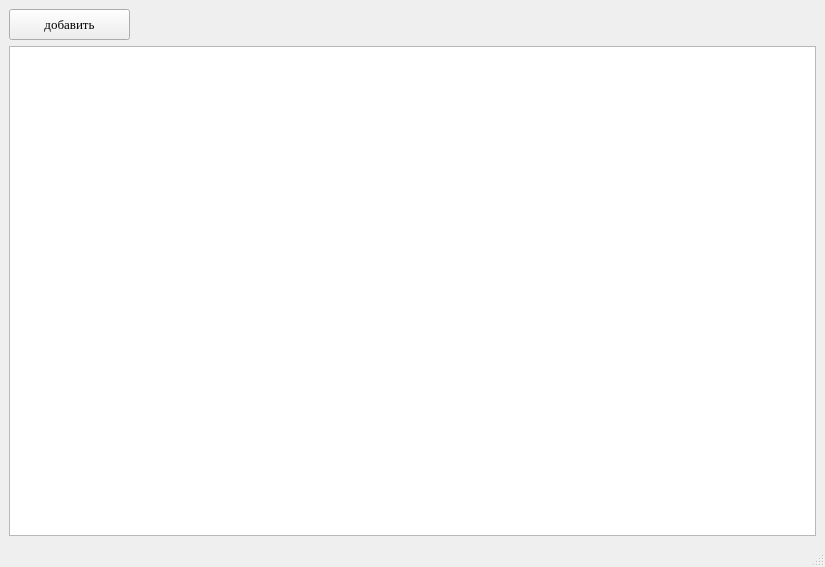
<?xml version="1.0" encoding="UTF-8"?>
<ui version="4.0">
 <class>MainWindow</class>
 <widget class="QMainWindow" name="MainWindow">
  <property name="geometry">
   <rect>
    <x>0</x>
    <y>0</y>
    <width>825</width>
    <height>567</height>
   </rect>
  </property>
  <property name="windowTitle">
   <string>addEditCoffeeForm</string>
  </property>
  <widget class="QWidget" name="centralwidget">
   <layout class="QGridLayout" name="gridLayout">
    <item row="0" column="0">
     <widget class="QPushButton" name="pushButton">
      <property name="minimumSize">
       <size>
        <width>121</width>
        <height>31</height>
       </size>
      </property>
      <property name="maximumSize">
       <size>
        <width>121</width>
        <height>31</height>
       </size>
      </property>
      <property name="font">
       <font>
        <family>Times New Roman</family>
        <pointsize>10</pointsize>
       </font>
      </property>
      <property name="text">
       <string>добавить</string>
      </property>
     </widget>
    </item>
    <item row="1" column="0">
     <widget class="QTableWidget" name="tableWidget">
      <property name="font">
       <font>
        <family>Times New Roman</family>
        <pointsize>10</pointsize>
       </font>
      </property>
     </widget>
    </item>
   </layout>
  </widget>
  <widget class="QStatusBar" name="statusbar"/>
 </widget>
 <resources/>
 <connections/>
</ui>
